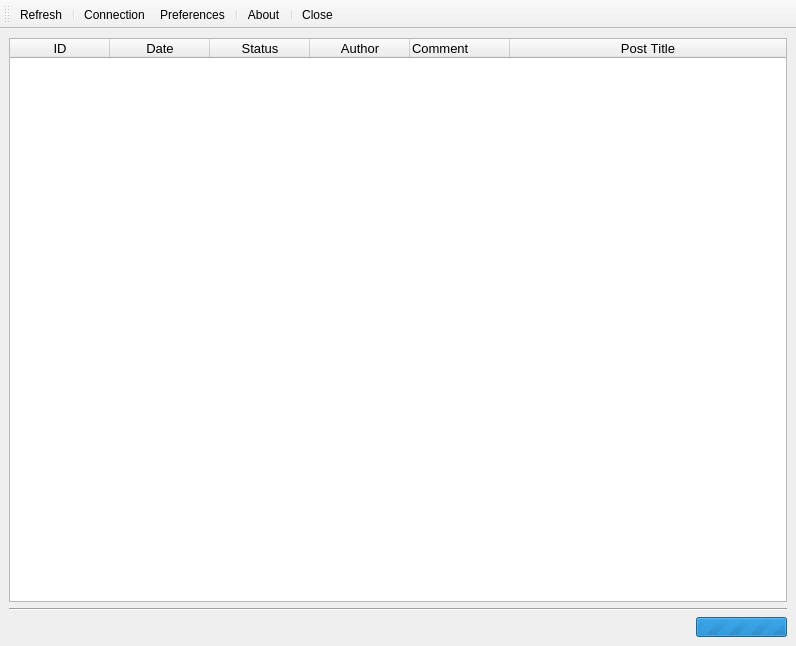
<?xml version="1.0" encoding="UTF-8"?>
<ui version="4.0">
 <class>mainWindow</class>
 <widget class="QMainWindow" name="mainWindow">
  <property name="enabled">
   <bool>true</bool>
  </property>
  <property name="geometry">
   <rect>
    <x>0</x>
    <y>0</y>
    <width>796</width>
    <height>646</height>
   </rect>
  </property>
  <property name="acceptDrops">
   <bool>false</bool>
  </property>
  <property name="windowTitle">
   <string>WordPress Comments Manager</string>
  </property>
  <property name="autoFillBackground">
   <bool>false</bool>
  </property>
  <widget class="QWidget" name="centralwidget">
   <layout class="QVBoxLayout" name="verticalLayout">
    <item>
     <widget class="QTableWidget" name="tblComments">
      <property name="enabled">
       <bool>true</bool>
      </property>
      <property name="sizePolicy">
       <sizepolicy hsizetype="Expanding" vsizetype="Expanding">
        <horstretch>0</horstretch>
        <verstretch>0</verstretch>
       </sizepolicy>
      </property>
      <property name="font">
       <font>
        <family>Arial</family>
        <pointsize>10</pointsize>
        <kerning>false</kerning>
       </font>
      </property>
      <property name="autoFillBackground">
       <bool>false</bool>
      </property>
      <property name="frameShape">
       <enum>QFrame::StyledPanel</enum>
      </property>
      <property name="frameShadow">
       <enum>QFrame::Sunken</enum>
      </property>
      <property name="lineWidth">
       <number>1</number>
      </property>
      <property name="midLineWidth">
       <number>0</number>
      </property>
      <property name="autoScroll">
       <bool>true</bool>
      </property>
      <property name="alternatingRowColors">
       <bool>true</bool>
      </property>
      <property name="showGrid">
       <bool>true</bool>
      </property>
      <property name="gridStyle">
       <enum>Qt::NoPen</enum>
      </property>
      <property name="sortingEnabled">
       <bool>true</bool>
      </property>
      <property name="rowCount">
       <number>0</number>
      </property>
      <property name="columnCount">
       <number>6</number>
      </property>
      <attribute name="horizontalHeaderVisible">
       <bool>true</bool>
      </attribute>
      <attribute name="horizontalHeaderCascadingSectionResizes">
       <bool>true</bool>
      </attribute>
      <attribute name="horizontalHeaderDefaultSectionSize">
       <number>100</number>
      </attribute>
      <attribute name="horizontalHeaderHighlightSections">
       <bool>true</bool>
      </attribute>
      <attribute name="horizontalHeaderStretchLastSection">
       <bool>true</bool>
      </attribute>
      <attribute name="verticalHeaderVisible">
       <bool>false</bool>
      </attribute>
      <attribute name="verticalHeaderShowSortIndicator" stdset="0">
       <bool>true</bool>
      </attribute>
      <attribute name="verticalHeaderStretchLastSection">
       <bool>false</bool>
      </attribute>
      <attribute name="verticalHeaderVisible">
       <bool>false</bool>
      </attribute>
      <attribute name="horizontalHeaderStretchLastSection">
       <bool>true</bool>
      </attribute>
      <attribute name="horizontalHeaderCascadingSectionResizes">
       <bool>true</bool>
      </attribute>
      <attribute name="horizontalHeaderVisible">
       <bool>true</bool>
      </attribute>
      <attribute name="verticalHeaderShowSortIndicator" stdset="0">
       <bool>true</bool>
      </attribute>
      <attribute name="horizontalHeaderHighlightSections">
       <bool>true</bool>
      </attribute>
      <attribute name="verticalHeaderStretchLastSection">
       <bool>false</bool>
      </attribute>
      <attribute name="horizontalHeaderDefaultSectionSize">
       <number>100</number>
      </attribute>
      <column>
       <property name="text">
        <string>ID</string>
       </property>
      </column>
      <column>
       <property name="text">
        <string>Date</string>
       </property>
      </column>
      <column>
       <property name="text">
        <string>Status</string>
       </property>
      </column>
      <column>
       <property name="text">
        <string>Author</string>
       </property>
      </column>
      <column>
       <property name="text">
        <string>Comment</string>
       </property>
       <property name="textAlignment">
        <set>AlignLeft|AlignVCenter</set>
       </property>
      </column>
      <column>
       <property name="text">
        <string>Post Title</string>
       </property>
      </column>
     </widget>
    </item>
    <item>
     <layout class="QVBoxLayout" name="verticalLayout_2">
      <item>
       <widget class="Line" name="line">
        <property name="orientation">
         <enum>Qt::Horizontal</enum>
        </property>
       </widget>
      </item>
     </layout>
    </item>
    <item>
     <layout class="QHBoxLayout" name="horizontalLayout">
      <property name="spacing">
       <number>6</number>
      </property>
      <item>
       <widget class="QLabel" name="statusLabel">
        <property name="text">
         <string/>
        </property>
       </widget>
      </item>
      <item>
       <spacer name="horizontalSpacer">
        <property name="orientation">
         <enum>Qt::Horizontal</enum>
        </property>
        <property name="sizeHint" stdset="0">
         <size>
          <width>40</width>
          <height>20</height>
         </size>
        </property>
       </spacer>
      </item>
      <item>
       <widget class="QProgressBar" name="progressBar">
        <property name="enabled">
         <bool>true</bool>
        </property>
        <property name="sizePolicy">
         <sizepolicy hsizetype="Fixed" vsizetype="Ignored">
          <horstretch>0</horstretch>
          <verstretch>0</verstretch>
         </sizepolicy>
        </property>
        <property name="mouseTracking">
         <bool>false</bool>
        </property>
        <property name="autoFillBackground">
         <bool>false</bool>
        </property>
        <property name="maximum">
         <number>0</number>
        </property>
        <property name="value">
         <number>-1</number>
        </property>
        <property name="textVisible">
         <bool>false</bool>
        </property>
        <property name="orientation">
         <enum>Qt::Horizontal</enum>
        </property>
        <property name="invertedAppearance">
         <bool>false</bool>
        </property>
        <property name="textDirection">
         <enum>QProgressBar::TopToBottom</enum>
        </property>
        <property name="format">
         <string>loading...</string>
        </property>
       </widget>
      </item>
     </layout>
    </item>
   </layout>
  </widget>
  <widget class="QToolBar" name="toolBar">
   <property name="enabled">
    <bool>true</bool>
   </property>
   <property name="windowTitle">
    <string>toolBar</string>
   </property>
   <property name="toolButtonStyle">
    <enum>Qt::ToolButtonTextUnderIcon</enum>
   </property>
   <attribute name="toolBarArea">
    <enum>TopToolBarArea</enum>
   </attribute>
   <attribute name="toolBarBreak">
    <bool>false</bool>
   </attribute>
   <addaction name="actionRefresh"/>
   <addaction name="separator"/>
   <addaction name="actionConnection"/>
   <addaction name="actionPreferences"/>
   <addaction name="separator"/>
   <addaction name="actionAbout"/>
   <addaction name="separator"/>
   <addaction name="actionClose"/>
  </widget>
  <action name="actionHello">
   <property name="text">
    <string>Hello</string>
   </property>
  </action>
  <action name="actionRefresh">
   <property name="icon">
    <iconset>
     <normaloff>resources/arrow_refresh.png</normaloff>resources/arrow_refresh.png</iconset>
   </property>
   <property name="text">
    <string>Refresh</string>
   </property>
   <property name="toolTip">
    <string>Refresh Comment list</string>
   </property>
  </action>
  <action name="actionConnection">
   <property name="icon">
    <iconset>
     <normaloff>resources/connect.png</normaloff>resources/connect.png</iconset>
   </property>
   <property name="text">
    <string>Connection</string>
   </property>
   <property name="toolTip">
    <string>Edit Connection</string>
   </property>
  </action>
  <action name="actionPreferences">
   <property name="icon">
    <iconset>
     <normaloff>resources/cog_edit.png</normaloff>resources/cog_edit.png</iconset>
   </property>
   <property name="text">
    <string>Preferences</string>
   </property>
   <property name="toolTip">
    <string>Edit Preferences</string>
   </property>
  </action>
  <action name="actionAbout">
   <property name="icon">
    <iconset>
     <normaloff>resources/information.png</normaloff>resources/information.png</iconset>
   </property>
   <property name="text">
    <string>About</string>
   </property>
   <property name="toolTip">
    <string>About WPC Desk</string>
   </property>
  </action>
  <action name="actionClose">
   <property name="icon">
    <iconset>
     <normaloff>resources/door_in.png</normaloff>resources/door_in.png</iconset>
   </property>
   <property name="text">
    <string>Close</string>
   </property>
   <property name="toolTip">
    <string>Close</string>
   </property>
  </action>
 </widget>
 <resources/>
 <connections>
  <connection>
   <sender>actionClose</sender>
   <signal>activated()</signal>
   <receiver>mainWindow</receiver>
   <slot>close()</slot>
   <hints>
    <hint type="sourcelabel">
     <x>-1</x>
     <y>-1</y>
    </hint>
    <hint type="destinationlabel">
     <x>396</x>
     <y>309</y>
    </hint>
   </hints>
  </connection>
 </connections>
</ui>
